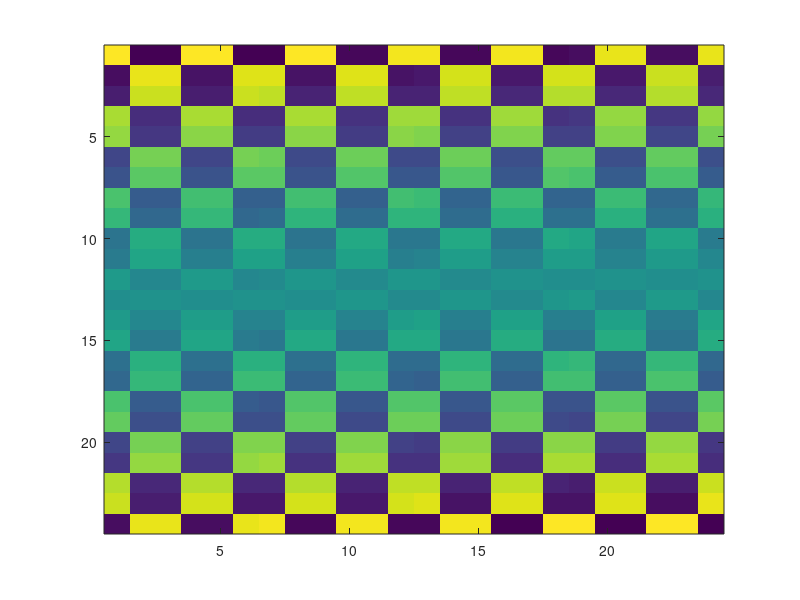

Source code (MATLAB): (Note: this script raises an error after producing the figure.)
%% TITLE OF HELP FILE - e.g., HOW_DO_I_xxx...
% One-line description of what this help file shows.

%% General instructions
%
% Instructions for creating a file:
% -----------------------------------------------------------------------
%
% - Try to give a brief, but complete, description
% - Code blocks with %% will appear as sections in the table of contents.
% - Comments following % will be printed as text.
% - Comment lines *immediately below a %% code block will be printed as
% regular text.
%
% Instructions to include in help files as appropriate:
% -----------------------------------------------------------------------
%
% Before you start, the CANlab_Core_Tools must be added to your path with
% subfolders. Otherwise, you will get errors.
%
% Sample datasets are in the "Sample_datasets" folder in CANlab_Core_Tools.
%
% This example will use emotion regulation data in the folder: 
% "Wager_et_al_2008_Neuron_EmotionReg"
% The dataset is a series of contrast images from N = 30 participants.
% Each image is a contrast image for [reappraise neg vs. look neg]
% 
% These data were published in:
% Wager, T. D., Davidson, M. L., Hughes, B. L., Lindquist, M. A., 
% Ochsner, K. N.. (2008). Prefrontal-subcortical pathways mediating 
% successful emotion regulation. Neuron, 59, 1037-50.

%% Section 1: Creating figures in your code
%
% use snapnow to take a snapshot of a figure in the HTML file.
% Example:

dat = magic(24);

figure; imagesc(dat)
snapnow


%% Section 2: Helper functions and printing text output
%
% Let's create a standard set of helper functions to increase readability.
% You can include these in your help scripts.

dashes = '----------------------------------------------';
printstr = @(dashes) disp(dashes);
printhdr = @(str) fprintf('%s\n%s\n%s\n', dashes, str, dashes);

% Example:

printhdr('This example prints some numbers:')
x = 5; y = 4*atan(-1.0);
fprintf('Integer: %d\tfloat: %3.14f \n', x, y);

%% Section 3: Inserting external graphics
%
% 
% <<CANlab_Methods.png>>
% 

% Note: You must have the png in your relevant HTML OUTPUT directory for this to work!

%% Section 4: Inserting HTML code
% You can add HTML code inserts in your files
% For this to work, there must be NO empty lines between the <html> and
% </html> tags. 
%
% In general, spaces after % characters, % with no text and empty lines are all
% interpreted as markdown elements, so the formatting can be finnicky.
% 
% See below for an example with an HTML table and links.

%% Explore More: CANlab Toolboxes
% Tutorials, overview, and help: <https://canlab.github.io>
%
% Toolboxes and image repositories on github: <https://github.com/canlab>
%
% <html>
% <table border=1><tr>
% <td>CANlab Core Tools</td>
% <td><a href="https://github.com/canlab/CanlabCore">https://github.com/canlab/CanlabCore</a></td></tr>
% <td>CANlab Neuroimaging_Pattern_Masks repository</td>
% <td><a href="https://github.com/canlab/Neuroimaging_Pattern_Masks">https://github.com/canlab/Neuroimaging_Pattern_Masks</a></td></tr>
% <td>CANlab_help_examples</td>
% <td><a href="https://github.com/canlab/CANlab_help_examples">https://github.com/canlab/CANlab_help_examples</a></td></tr>
% <td>M3 Multilevel mediation toolbox</td>
% <td><a href="https://github.com/canlab/MediationToolbox">https://github.com/canlab/MediationToolbox</a></td></tr>
% <td>M3 CANlab robust regression toolbox</td>
% <td><a href="https://github.com/canlab/RobustToolbox">https://github.com/canlab/RobustToolbox</a></td></tr>
% <td>M3 MKDA coordinate-based meta-analysis toolbox</td>
% <td><a href="https://github.com/canlab/Canlab_MKDA_MetaAnalysis">https://github.com/canlab/Canlab_MKDA_MetaAnalysis</a></td></tr>
% </table>
% </html>
% 
% Here are some other useful CANlab-associated resources:
%
% <html>
% <table border=1><tr>
% <td>Paradigms_Public - CANlab experimental paradigms</td>
% <td><a href="https://github.com/canlab/Paradigms_Public">https://github.com/canlab/Paradigms_Public</a></td></tr>
% <td>FMRI_simulations - brain movies, effect size/power</td>
% <td><a href="https://github.com/canlab/FMRI_simulations">https://github.com/canlab/FMRI_simulations</a></td></tr>
% <td>CANlab_data_public - Published datasets</td>
% <td><a href="https://github.com/canlab/CANlab_data_public">https://github.com/canlab/CANlab_data_public</a></td></tr>
% <td>M3 Neurosynth: Tal Yarkoni</td>
% <td><a href="https://github.com/neurosynth/neurosynth">https://github.com/neurosynth/neurosynth</a></td></tr>
% <td>M3 DCC - Martin Lindquist's dynamic correlation tbx</td>
% <td><a href="https://github.com/canlab/Lindquist_Dynamic_Correlation">https://github.com/canlab/Lindquist_Dynamic_Correlation</a></td></tr>
% <td>M3 CanlabScripts - in-lab Matlab/python/bash</td>
% <td><a href="https://github.com/canlab/CanlabScripts">https://github.com/canlab/CanlabScripts</a></td></tr>
% </table>
% </html>
%
% *Object-oriented, interactive approach*
% The core basis for interacting with CANlab tools is through object-oriented framework.
% A simple set of neuroimaging data-specific objects (or _classes_) allows you to perform
% *interactive analysis* using simple commands (called _methods_) that
% operate on objects. 
%
% Map of core object classes:
%
% <<CANlab_object_types_flowchart.png>>